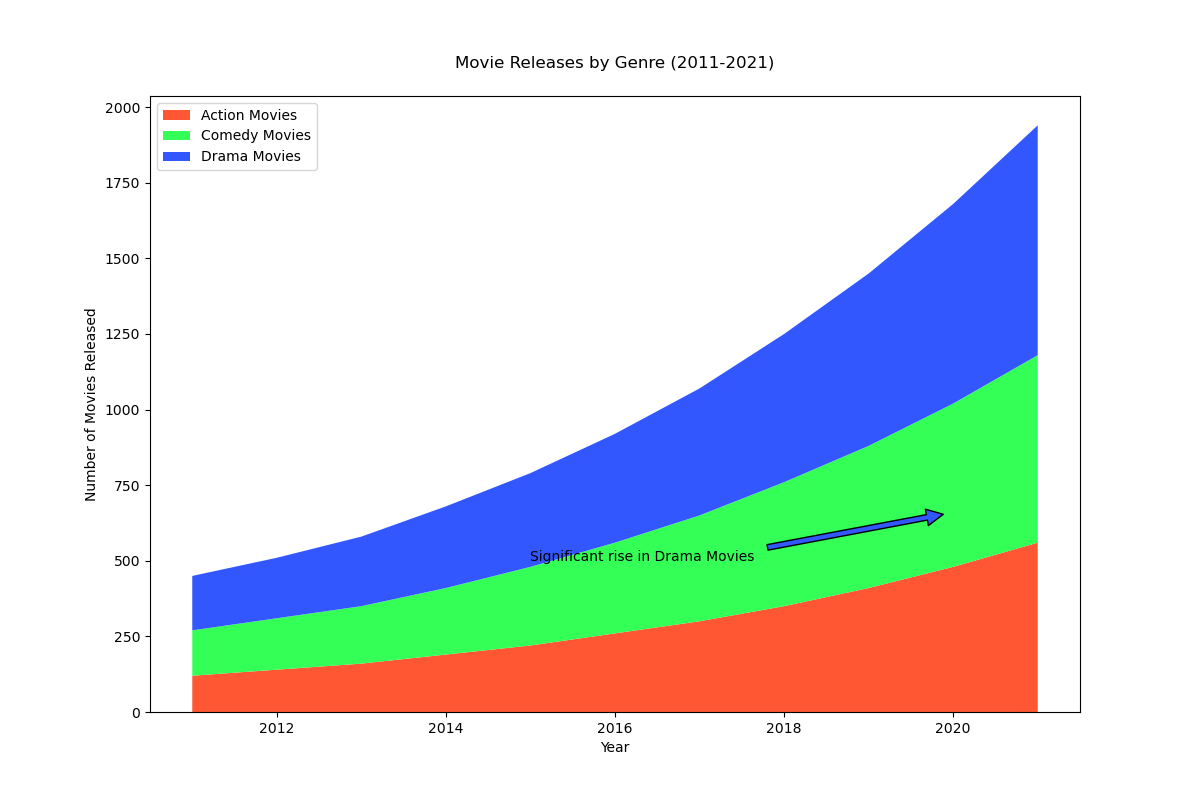

Write the Python code that produced this figure.

import matplotlib.pyplot as plt

# Define the data
years = list(range(2011, 2022))
action_movies = [120, 140, 160, 190, 220, 260, 300, 350, 410, 480, 560]
comedy_movies = [150, 170, 190, 220, 260, 300, 350, 410, 470, 540, 620]
drama_movies = [180, 200, 230, 270, 310, 360, 420, 490, 570, 660, 760]

# Start plotting
fig, ax = plt.subplots(figsize=(12, 8))

# Plot stacked area chart
ax.stackplot(years, action_movies, comedy_movies, drama_movies, colors=['#FF5733', '#33FF57', '#3357FF'])

# Annotate specific points
ax.annotate('Significant rise in Drama Movies', xy=(2020, 660), xytext=(2015, 500),
            arrowprops=dict(facecolor='#3357FF', shrink=0.05))

# Add labels and title
plt.xlabel('Year')
plt.ylabel('Number of Movies Released')
plt.title('Movie Releases by Genre (2011-2021)', pad=20)

# Add legend
plt.legend(['Action Movies', 'Comedy Movies', 'Drama Movies'], loc='upper left')

# Show the plot
plt.show()
